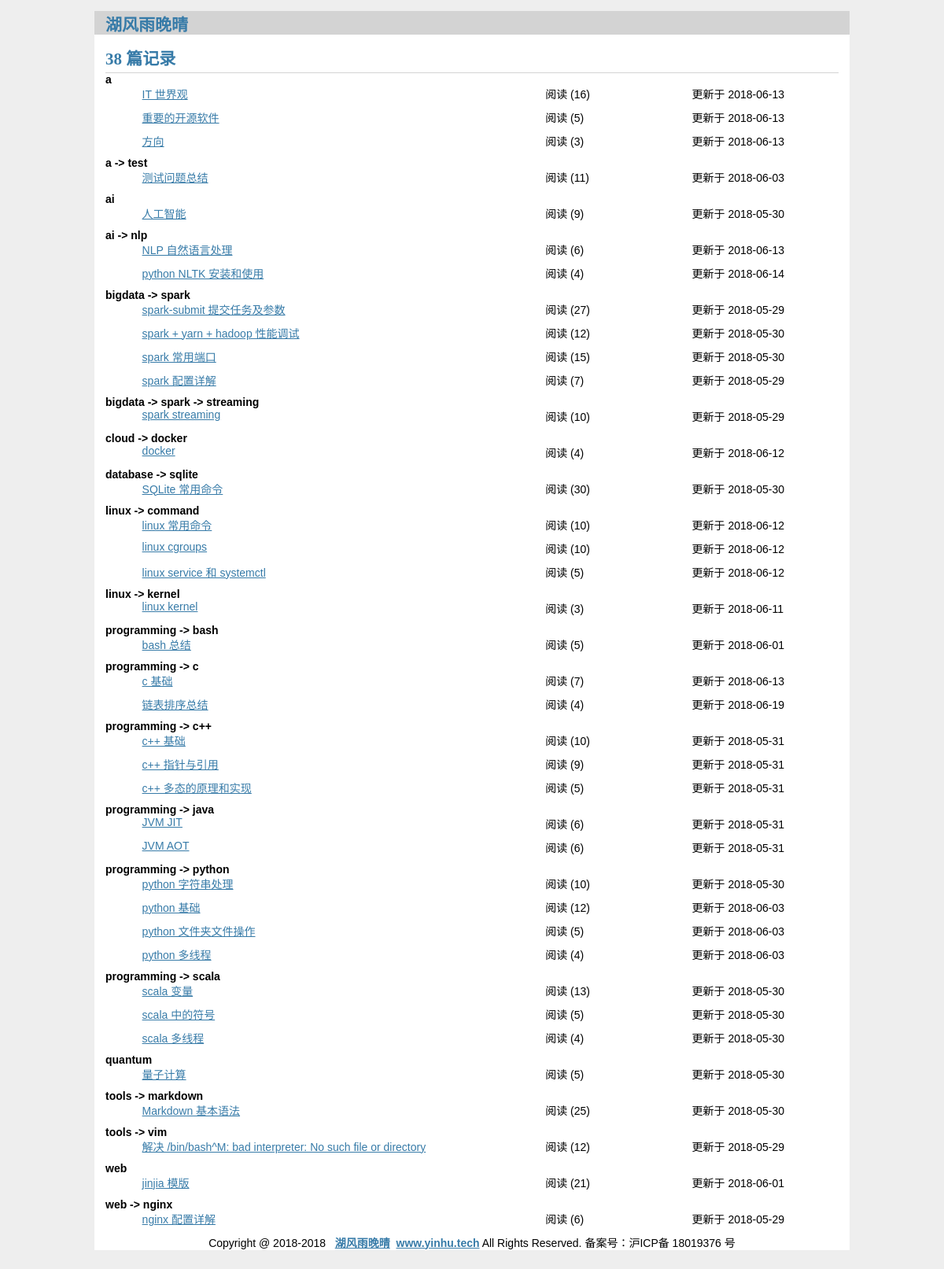
The page / on the database its author committed.
### tables this page shows
CREATE TABLE "post" (
  id INTEGER PRIMARY KEY AUTOINCREMENT,
  uuid TEXT NOT NULL DEFAULT "",
  author_id INTEGER NOT NULL,

  created TIMESTAMP NOT NULL DEFAULT CURRENT_TIMESTAMP,
  updated TIMESTAMP NOT NULL DEFAULT CURRENT_TIMESTAMP,
  
  title TEXT NOT NULL,
  body TEXT NOT NULL,
  tags TEXT NOT NULL DEFAULT "",
  tags_index INTEGER NOT NULL DEFAULT 0,
  
  read_cnt INTEGER NOT NULL DEFAULT 0,
  good_cnt INTEGER NOT NULL DEFAULT 0,
  
  FOREIGN KEY (author_id) REFERENCES user (id)
);

### flaskr/blog.py (the view)
@bp.route('/')
def index():
  db = get_db()
  posts = db.execute(
    'SELECT p.uuid, title, body, created, updated, author_id, username, tags,tags_index, read_cnt, good_cnt'
    ' FROM post p JOIN user u ON p.author_id = u.id'
    ' ORDER BY tags,tags_index DESC'
  ).fetchall()
  posts_n = []
  pre_tag = ''
  for p in posts:
    n = {}
    for key in p.keys():
      n[key] = p[key]
    if p['tags'] == pre_tag:
      n['tags'] = ''
    pre_tag = p['tags']
    n['tags'] = n['tags'].strip('/').replace('/', ' -> ')
    posts_n.append(n)
  return render_template('blog/index.html', posts=posts_n)

### flaskr/auth.py (called while the page is built)
@bp.before_app_request
def load_logged_in_user():
    user_id = session.get('user_id')
    if user_id is None:
        g.user = None
    else:
        g.user = get_db().execute(
            'SELECT * FROM user WHERE id = ?', (user_id,)
        ).fetchone()

### flaskr/db.py (called while the page is built)
def get_db():
  if 'db' not in g:
    g.db = sqlite3.connect(
      current_app.config['DATABASE'],
      detect_types=sqlite3.PARSE_DECLTYPES
    )
    g.db.row_factory = sqlite3.Row
  return g.db

### flaskr/templates/blog/index.html (shortened to what this page needs)
{% extends 'base.html' %}
{% block header %}
  <h1>{{ posts|length }} 篇记录</h1>
{% endblock %}
{% block content %}
  {% for post in posts %}
    <article>
        {% if post['tags'] %}
        <div id='index_tags'>{{ post['tags'] }}</div>
        {% endif %}
        <div class='index_item' id='index_title'><a class="action" href="{{ url_for('blog.get_post_by_uuid', uuid=post['uuid']) }}">{{ post['title'] }}</a></div>
        <div class='index_item' id='index_read_cnt'>阅读 ({{ post['read_cnt'] }})</div>
        <div class='index_item' id='index_update'>更新于 {{ post['updated'].strftime('%Y-%m-%d') }}</div>
    </article>
  {% endfor %}
{% endblock %}

### flaskr/templates/base.html (shortened to what this page needs)
<!doctype html>
<link rel="stylesheet" href="{{ url_for('static', filename='style.css') }}">
<nav>
  <h1><a href="{{ url_for('index') }}">湖风雨晚晴</a></h1>
</nav>
<section class="content">
  <header>
    {% block header %}{% endblock %}
  </header>
  {% block content %}{% endblock %}
</section>
<div id="base_foot">
  Copyright @ 2018-2018 &nbsp; <strong><a href="//www.yinhu.tech/" target="_blank">湖风雨晚晴</a></strong>&nbsp;
    <strong><a href="//www.yinhu.tech/" target="_blank">www.yinhu.tech</a></strong> All Rights Reserved. 备案号：沪ICP备 18019376 号
   </div>

### flaskr/static/style.css (style rules this page uses)
h1, h2, h3, h4, h5, h6 { font-family: serif; color: #377ba8; margin: 1rem 0; }
a { color: #377ba8; }
nav { background: lightgray; display: flex; align-items: center; padding: 0 0.5rem; }
nav h1 { flex: auto; margin: 0; }
nav h1 a { text-decoration: none; padding: 0.25rem 0.5rem; }
.content { padding: 0 1rem 1rem; }
.content > header { border-bottom: 1px solid lightgray; display: flex; align-items: flex-end; }
.content > header h1 { flex: auto; margin: 1rem 0 0.25rem 0; }
#index_tags { color: black; font-weight: bold; width:100%; float:left; }
.index_item { float:left; height:30px; }
#index_title { margin-left:5%; width:55%; }
#index_read_cnt { width:20%; }
#index_update { width:20%; }
#base_foot { margin-top: 10px; text-align:center; margin-bottom: 10px; }

### rows shown on the page
post: tags "a", title "IT 世界观", read_cnt "16", updated "2018-06-13"
post: title "重要的开源软件", read_cnt "5", updated "2018-06-13"
post: title "方向", read_cnt "3", updated "2018-06-13"
post: tags "a -> test", title "测试问题总结", read_cnt "11", updated "2018-06-03"
post: tags "ai", title "人工智能", read_cnt "9", updated "2018-05-30"
post: tags "ai -> nlp", title "NLP 自然语言处理", read_cnt "6", updated "2018-06-13"
post: title "python NLTK 安装和使用", read_cnt "4", updated "2018-06-14"
post: tags "bigdata -> spark", title "spark-submit 提交任务及参数", read_cnt "27", updated "2018-05-29"
post: title "spark + yarn + hadoop 性能调试", read_cnt "12", updated "2018-05-30"
post: title "spark 常用端口", read_cnt "15", updated "2018-05-30"
post: title "spark 配置详解", read_cnt "7", updated "2018-05-29"
post: tags "bigdata -> spark -> streaming", title "spark streaming", read_cnt "10", updated "2018-05-29"
post: tags "cloud -> docker", title "docker", read_cnt "4", updated "2018-06-12"
post: tags "database -> sqlite", title "SQLite 常用命令", read_cnt "30", updated "2018-05-30"
post: tags "linux -> command", title "linux 常用命令", read_cnt "10", updated "2018-06-12"
post: title "linux cgroups", read_cnt "10", updated "2018-06-12"
post: title "linux service 和 systemctl", read_cnt "5", updated "2018-06-12"
post: tags "linux -> kernel", title "linux kernel", read_cnt "3", updated "2018-06-11"
post: tags "programming -> bash", title "bash 总结", read_cnt "5", updated "2018-06-01"
post: tags "programming -> c", title "c 基础", read_cnt "7", updated "2018-06-13"
post: title "链表排序总结", read_cnt "4", updated "2018-06-19"
post: tags "programming -> c++", title "c++ 基础", read_cnt "10", updated "2018-05-31"
post: title "c++ 指针与引用", read_cnt "9", updated "2018-05-31"
post: title "c++ 多态的原理和实现", read_cnt "5", updated "2018-05-31"
post: tags "programming -> java", title "JVM JIT", read_cnt "6", updated "2018-05-31"
post: title "JVM AOT", read_cnt "6", updated "2018-05-31"
post: tags "programming -> python", title "python 字符串处理", read_cnt "10", updated "2018-05-30"
post: title "python 基础", read_cnt "12", updated "2018-06-03"
post: title "python 文件夹文件操作", read_cnt "5", updated "2018-06-03"
post: title "python 多线程", read_cnt "4", updated "2018-06-03"
post: tags "programming -> scala", title "scala 变量", read_cnt "13", updated "2018-05-30"
post: title "scala 中的符号", read_cnt "5", updated "2018-05-30"
post: title "scala 多线程", read_cnt "4", updated "2018-05-30"
post: tags "quantum", title "量子计算", read_cnt "5", updated "2018-05-30"
post: tags "tools -> markdown", title "Markdown 基本语法", read_cnt "25", updated "2018-05-30"
post: tags "tools -> vim", title "解决 /bin/bash^M: bad interpreter: No such file or directory", read_cnt "12", updated "2018-05-29"
post: tags "web", title "jinjia 模版", read_cnt "21", updated "2018-06-01"
post: tags "web -> nginx", title "nginx 配置详解", read_cnt "6", updated "2018-05-29"

### other values the page prints
{{ posts|length }} "38"
